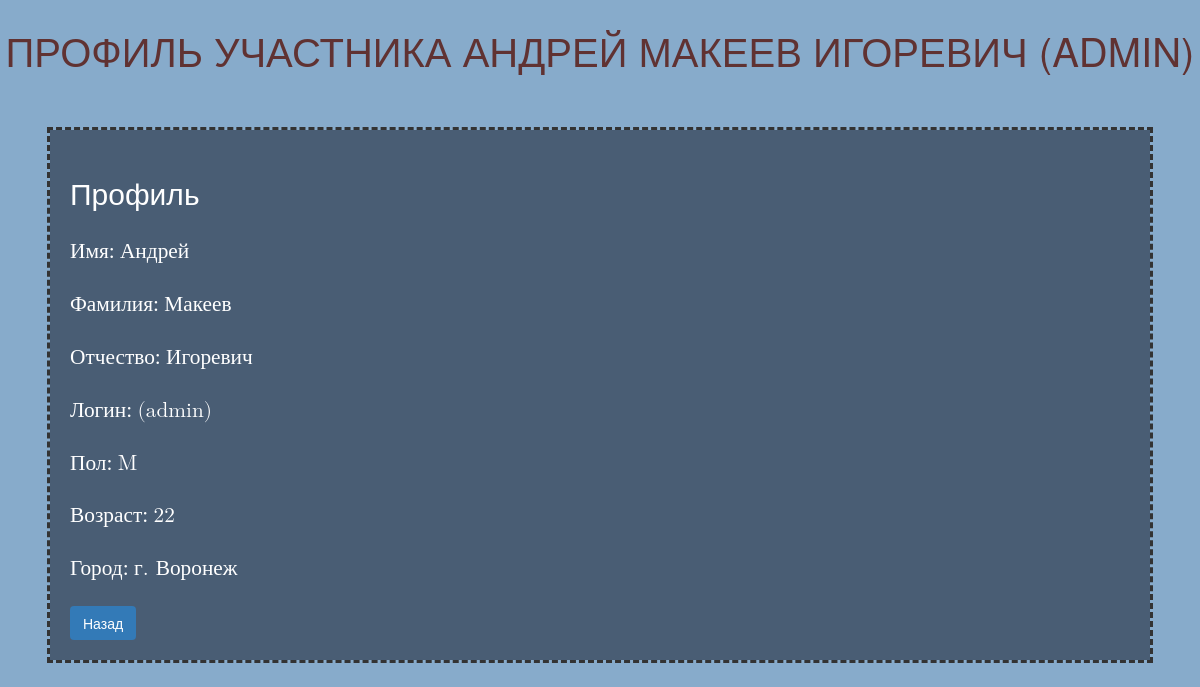
Screenshot of /accounts/account/1/ (signed in) with the database file from the repository.
### event/models.py (models this page shows, shortened)
class Users(models.Model):
    MAN = 'M'
    WOMAN = 'W'
    AMERICAN = 'N'
    SEX = [
        (MAN, 'Мужской'),
        (WOMAN, 'Женский'),
        (AMERICAN, 'Средний'),
    ]
    user = models.OneToOneField(User, on_delete=models.CASCADE, verbose_name='Пользователь', help_text='Логин пользователя')
    second_name = models.CharField(null=True, blank=True, max_length=50, verbose_name='Отчество', help_text='Отчество пользователя')
    age = models.IntegerField(null=True, verbose_name='Возраст', help_text='Полных лет пользователя')
    city = models.CharField(max_length=50, verbose_name='Город', help_text='Город, в котором живет пользователь')
    sex = models.CharField(max_length=1, verbose_name='Пол', choices=SEX, default=MAN, help_text='Пол пользователя')
    class Meta:
        verbose_name_plural = 'Пользователи'
        verbose_name = 'Пользователь'
        ordering = ['-id']

### accounts/views.py (the view)
# urls.py: path('account/<int:user_id>/', by_account, name='by_account'),
@login_required
def by_account(request, user_id):
    users = Users.objects.get(user_id=user_id)
    return render(request, 'registration/account.html', {'users': users})

### event/templates/registration/account.html (shortened to what this page needs)
{% load static %}
<html>
<head>
    <link rel="stylesheet" type="text/css" href="{% static 'event/style.css' %}">
</head>
<body>
    {% if request.user == users.user %}
    <h1>Ваш профиль ({{ users.user.username }})</h1>
    {% else %}
    <h1>Профиль участника {{ users.user.first_name }} {{ users.user.last_name }} {{ users.second_name }} ({{ users.user.username }})</h1>
    {% endif %}
    <div>
        <h2>Профиль</h2>
        <p>Имя: <span>{{ users.user.first_name }}</span></p>
        <p>Фамилия: <span>{{ users.user.last_name }}</span></p>
        <p>Отчество: <span>{{ users.second_name }}</span></p>
        <p>Логин: <span>({{ users.user.username }})</span></p>
        <p>Пол: <span>{{ users.sex }}</span></p>
        <p>Возраст: <span>{{ users.age }}</span></p>
        <p>Город: <span>{{ users.city }}</span></p>
        <a href="{% url 'index' %} ">Назад</a>
    </div>
</body>
</html>

### event/static/event/style.css (style rules this page uses)
p { font-size: 16pt; font-family: verdana; color: white; }
h1 { font-size: 20 Opt; text-transform: uppercase; text-align: center; color: white; }
body, h1, h2, h3, h4, h5, h6 { font-family: 'Open Sans', sans-serif; }
span { font-family: math; }
div { outline: dashed; margin: 50px; padding: 20px; background-color: #495d74 }
html { font-family: sans-serif; -webkit-text-size-adjust: 100%; -ms-text-size-adjust: 100% }
body { margin: 0; background-color: #87abcb; }
h1 { font-size: 40px; line-height: 1.45; }
html { font-size: 10px; -webkit-tap-highlight-color: transparent }
body { font-family: "Helvetica Neue",Helvetica,Arial,sans-serif; font-size: 14px; line-height: 1.42857143; color: #333; background-color: #87abcb; }
a { color: white; text-decoration: none }
.h1,.h2,.h3,.h4,.h5,.h6,h1,h2,h3,h4,h5,h6 { font-family: inherit; font-weight: 500; line-height: 1.5; color: white; }
.h1,.h2,.h3,h1,h2,h3 { margin-top: 20px; margin-bottom: 10px }
.h2,h2 { font-size: 30px }
button, a { display: inline-block; padding: 6px 12px; margin-bottom: 0; font-size: 14px; font-weight: 400; line-height: 1.42857143; color: #fff; background-color: #337ab7; border-color: #2e6da4; text-align: center; white-space: nowrap; vertical-align: middle; -ms-touch-action: manipulation; touch-action: manipulation; cursor: pointer; -webkit-user-select: none; -moz-user-select: none; -ms-user-select: none; user-select: none; background-image: none; border: 1px solid transparent; border-radius: 4px; }
h1 { color: #603232; }

### rows the page displays
Users: user.first_name "АНДРЕЙ", user.last_name "МАКЕЕВ", second_name "ИГОРЕВИЧ", user.username "ADMIN", user.first_name "Андрей", user.last_name "Макеев", second_name "Игоревич", user.username "admin", sex "M", age "22", city "г. Воронеж"
